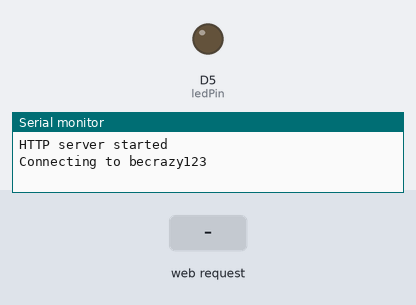
A sketch run on a simulated ESP8266 (NodeMCU). Parts: output pins drawn as LEDs (lit = HIGH), the last lines printed to the serial monitor. The test bench sets the inputs (shaded band). WiFi joins after 1.5 s; servers stay silent unless stated.

Above: at 2.2 s.
2.3 s: HTTP request GET /LED=ON received
At 3.5 s:
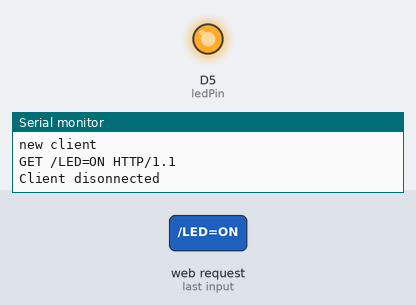
3.8 s: HTTP request GET /LED=OFF received
At 4.9 s:
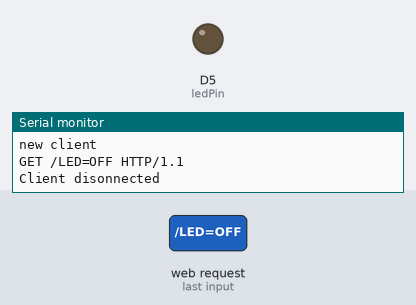
Timing chart, 0 to 6.8 s (numbered marks = the images above; inputs shaded):
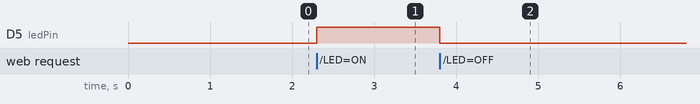

Measured:
- after the input at 2.3 s, D5 (ledPin): LOW → HIGH at once
- after the input at 3.8 s, D5 (ledPin): HIGH → LOW at once

The sketch:

nodemcu_led_control.ino
```cpp
#include <ESP8266WiFi.h>
#include <WiFiClient.h>
#include <ESP8266WebServer.h>

const char* ssid = "becrazy123";
const char* password = "becrazybro";

int ledPin = D5; // GPIO13
WiFiServer server(80);
// ESP8266WebServer server(80);
void setup() {
// Serial.begin(115200);
// delay(10);

  delay(1000);
  Serial.begin(115200);
  Serial.println();
  Serial.print("Configuring access point...");
  /* You can remove the password parameter if you want the AP to be open. */
  WiFi.softAP(ssid, password);

  IPAddress myIP = WiFi.softAPIP();
  Serial.print("AP IP address: ");
  Serial.println(myIP);
 // server.on("/", handleRoot);
  server.begin();
  Serial.println("HTTP server started");

  pinMode(ledPin, OUTPUT);
  digitalWrite(ledPin, LOW);

  // Connect to WiFi network
  Serial.println();
  Serial.println();
  Serial.print("Connecting to ");
  Serial.println(ssid);

  WiFi.begin(ssid, password);

 /* while (WiFi.status() != WL_CONNECTED) {
    delay(500);
    Serial.print(".");
  }*/
 /* Serial.println("");
  Serial.println("WiFi connected");

  // Start the server
  server.begin();
  Serial.println("Server started");

  // Print the IP address
  Serial.print("Use this URL to connect: ");
  Serial.print("http://");
  Serial.print(WiFi.localIP());
  Serial.println("/");
 */
}

void loop() {
  // Check if a client has connected
  WiFiClient client = server.available();
  if (!client) {
    return;
  }

  // Wait until the client sends some data
  Serial.println("new client");
  while(!client.available()){
    delay(1);
  }

  // Read the first line of the request
  String request = client.readStringUntil('\r');
  Serial.println(request);
  client.flush();

  // Match the request

  int value = LOW;
  if (request.indexOf("/LED=ON") != -1)  {
    digitalWrite(ledPin, HIGH);
    value = HIGH;
  }
  if (request.indexOf("/LED=OFF") != -1)  {
    digitalWrite(ledPin, LOW);
    value = LOW;
  }

// Set ledPin according to the request
//digitalWrite(ledPin, value);

  // Return the response
  client.println("HTTP/1.1 200 OK");
  client.println("Content-Type: text/html");
  client.println(""); //  do not forget this one
  client.println("<!DOCTYPE HTML>");
  client.println("<html>");
 client.println("<head><title>IoT via nodeMCU</title></head>");
 client.println("<body>");
  client.print("<h2>Led pin is now: </h2>");

  if(value == HIGH) {
    client.print("<b>On</b>");
  } else {
    client.print("<b>Off</b>");
  }
  client.println("<br><br>");
  client.println("<a href=\"/LED=ON\"\"><button>Turn On </button></a>");
  client.println("<a href=\"/LED=OFF\"\"><button>Turn Off </button></a><br />");
  client.println("</body>");
  client.println("</html>");

  delay(1);
  Serial.println("Client disonnected");
  Serial.println("");

}
```
